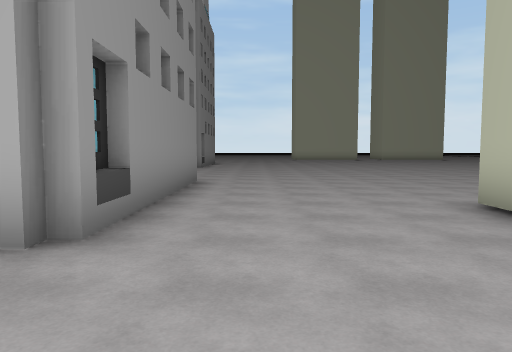
[1] (above)

24 first-person views from a walk through a 3-D level made in the Unity game engine. The camera is 1.4 m above the floor, tilts 4° down and sees 70° across. The floor is counted in squares, 2 m on a side. Each view is taken from the middle of a square. On the plan, view 1 faces up. The plan holds only what a view shows up to about 11 squares ahead; the rest is blank. The place goes on beyond the plan.

[2]
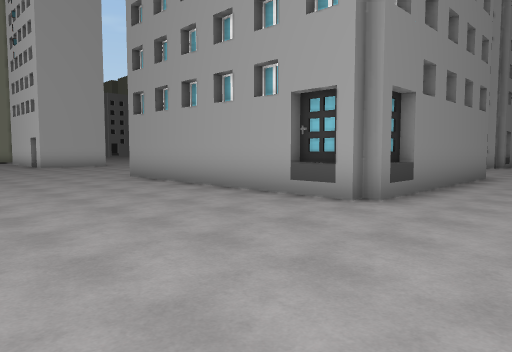

[3]
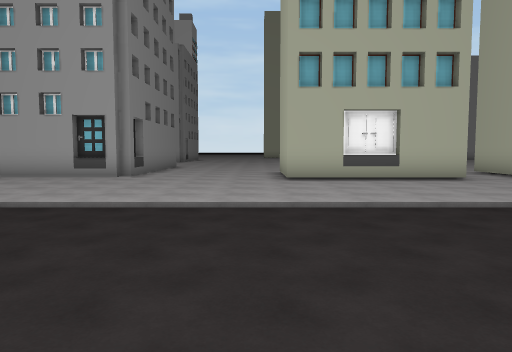

[4]
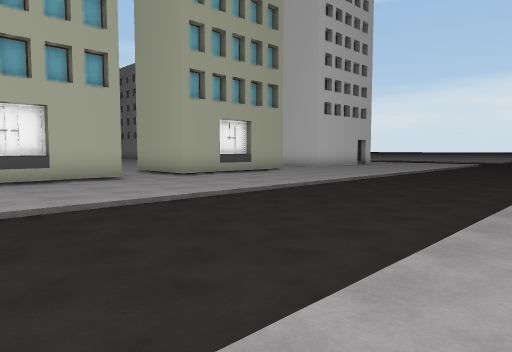

[5]
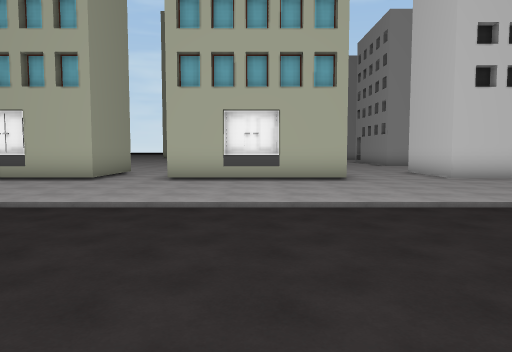

[6]
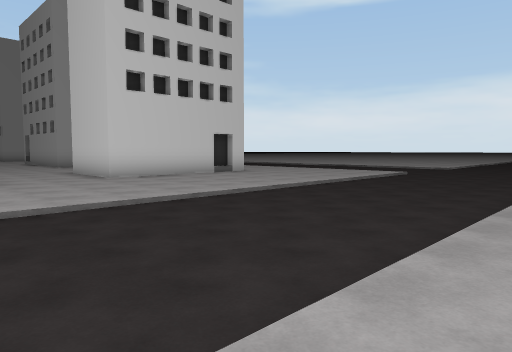

[7]
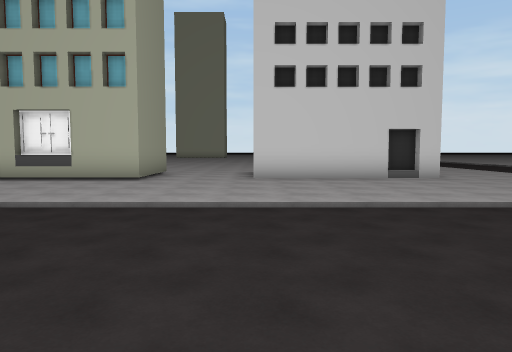

[8]
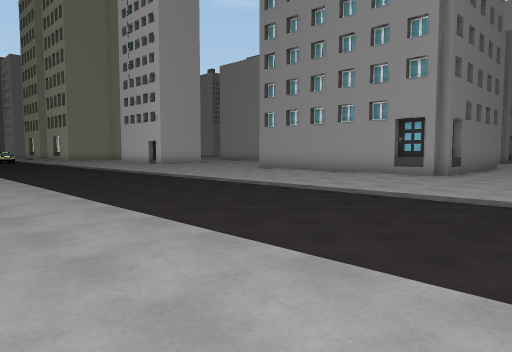

[9]
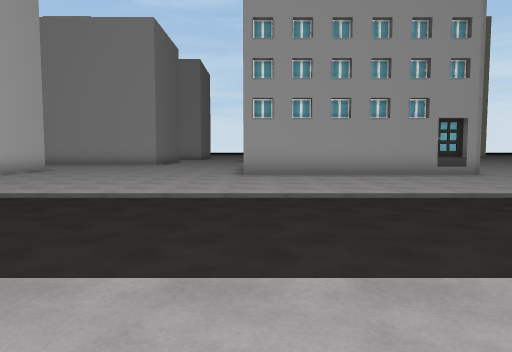

[10]
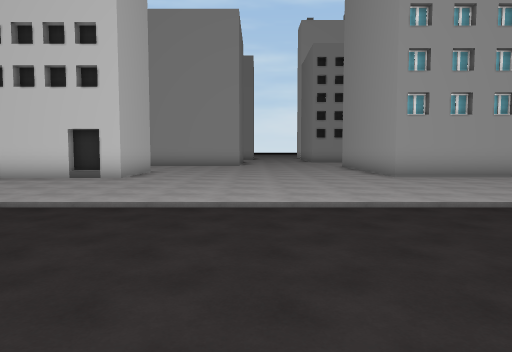

[11]
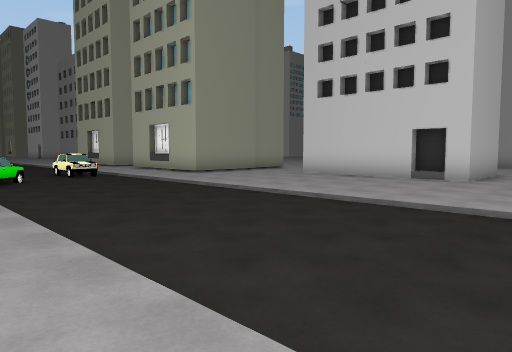

[12]
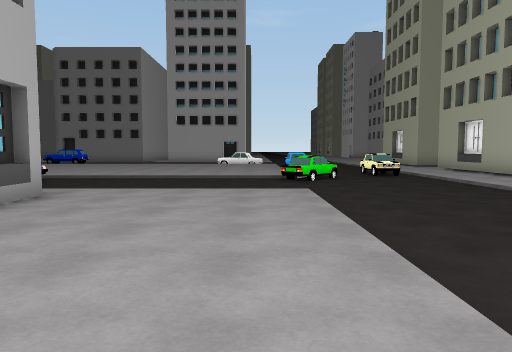

[13]
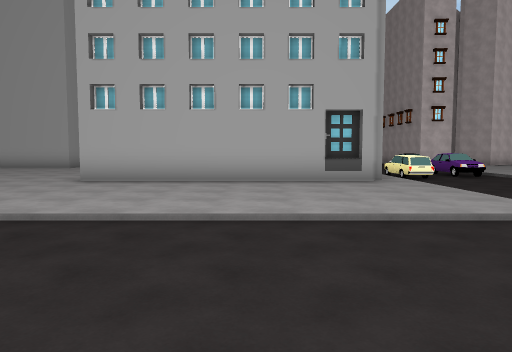

[14]
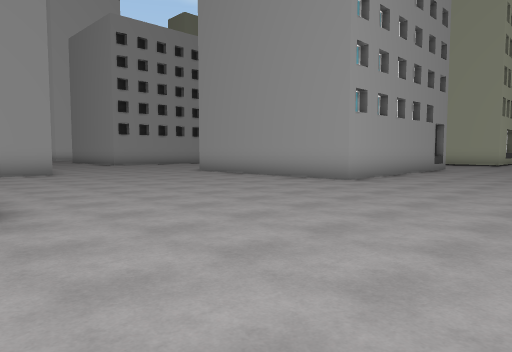

[15]
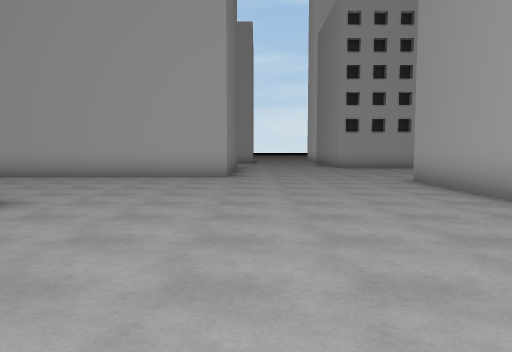

[16]
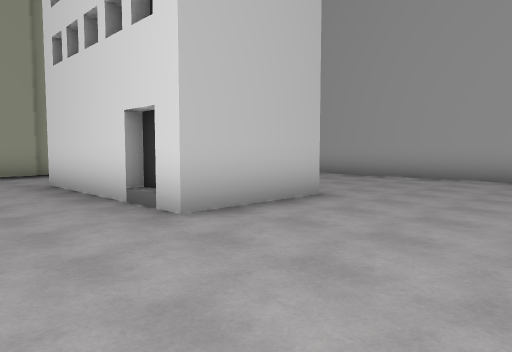

[17]
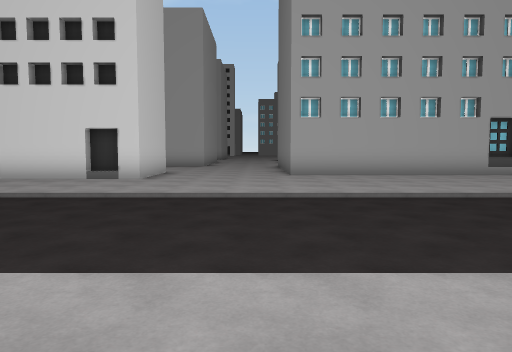

[18]
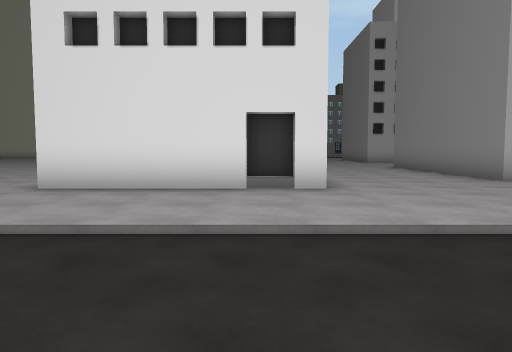

[19]
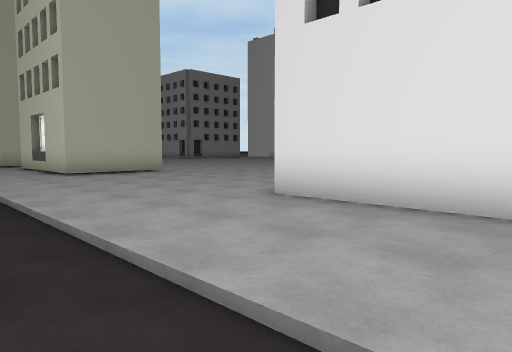

[20]
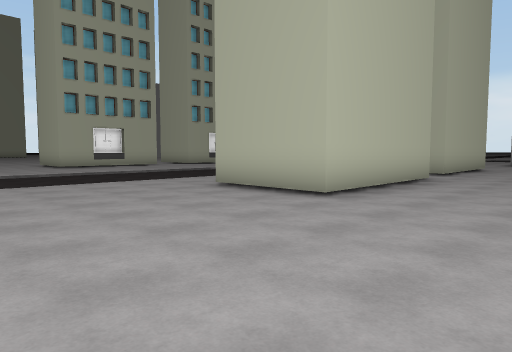

[21]
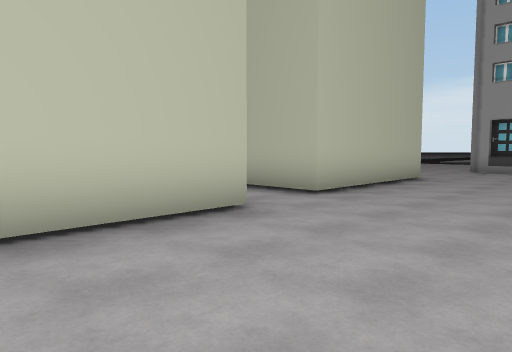

[22]
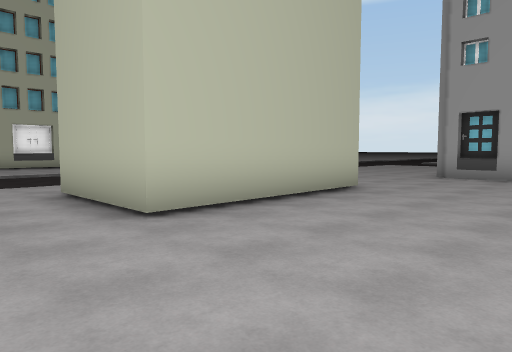

[23]
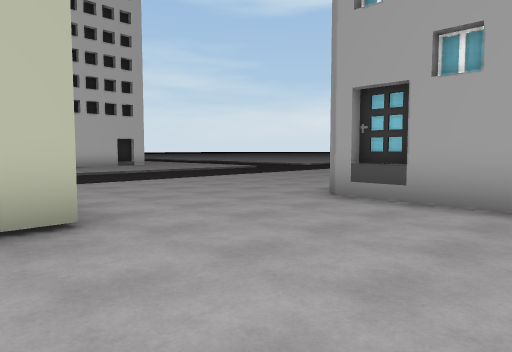

[24]
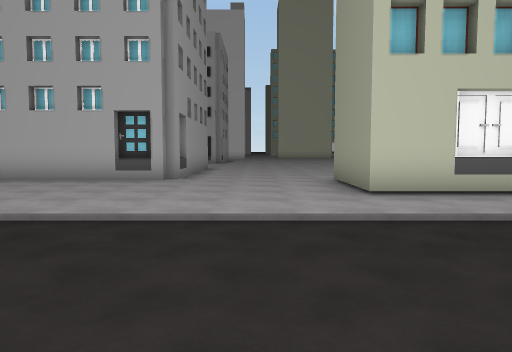

### Floor plan
Key: @ floor where view 1 was taken; # wall or solid block; . main floor; - floor 0.25 m lower than the main floor; / step, stairs or slope; B building; O other object.
Columns run from 24 left of view 1 to 20 right of it. Each row starts with its distance up from view 1.
 11            B.....      ........
 10      BBBBBBB.....      ........
  9       ...........      .......
  8       ..........B     B.......
  7        .........B     B......
  6         ........B     B......
  5          .......B     B.....          ..B
  4         B.......B     B....B   B.B   B..B
  3  B. BBBBB.......BBBBBBB....B   B.B   B..BBBBB
  2   .........................BBBB#.BBBBB.......
  1 BB  .........................................
  0 BB .....................@....................
 -1 .............................................
 -2 /////////////////////////////////////////////
 -3 O--------------------------------------------
 -4 ---------------------------------------------
 -5 OO-------------------------------------------
 -6 /#O--////////////////////////////////////////
 -7 ./---.......................... .. ..........
 -8 ./---......................BBBB .B BBB.......
 -9 ./---...........BBBBB......B    .B   B.......
-10 ./---...........B    ......BBBBB.BBBBB.......
-11 ./---#BBBBBBB...B     ...................BBBB
-12 ./--#       B...      ...................B
-13 ./O-O       B...      ...................B
-14   O         B...      ....  ....... ....

Where each view was taken, in squares from view 1:
view 1: 0 up, 0 right, facing up
view 2: 2 down, 1 right, facing up-left
view 3: 7 down, 2 right, facing up
view 4: 7 down, 3 right, facing up-right
view 5: 7 down, 11 right, facing up
view 6: 7 down, 12 right, facing up-right
view 7: 7 down, 16 right, facing up
view 8: 8 down, 2 right, facing up-left
view 9: 8 down, 8 left, facing up
view 10: 7 down, 12 left, facing up
view 11: 7 down, 13 left, facing up-left
view 12: 7 down, 13 left, facing left
view 13: 2 down, 16 left, facing down
view 14: 2 down, 16 left, facing up-right
view 15: 0 up, 12 left, facing up
view 16: 0 up, 12 left, facing up-left
view 17: 0 up, 11 left, facing down
view 18: 3 down, 7 left, facing down
view 19: 5 down, 7 left, facing down-right
view 20: 14 down, 2 left, facing up-right
view 21: 14 down, 4 right, facing up-right
view 22: 14 down, 7 right, facing up-right
view 23: 14 down, 12 right, facing up-right
view 24: 2 down, 15 right, facing down
